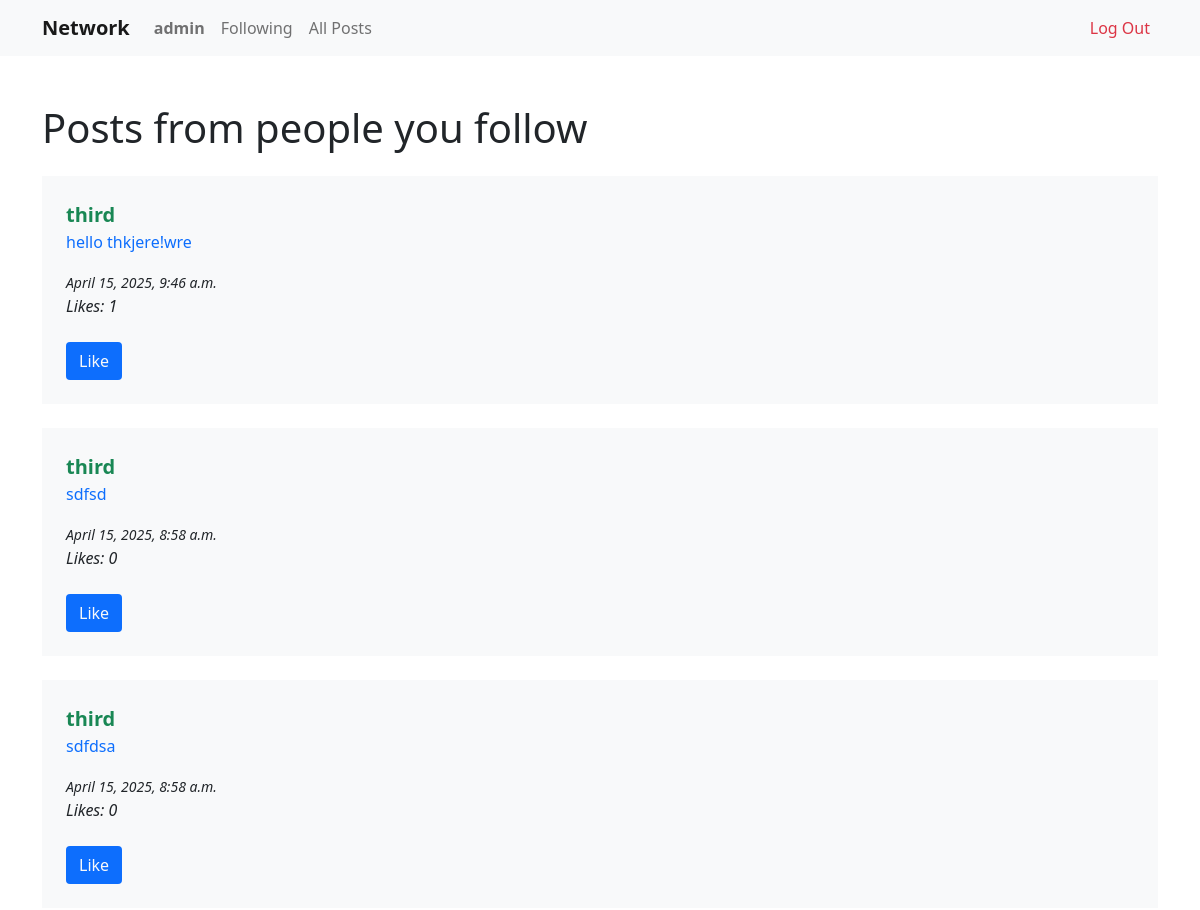
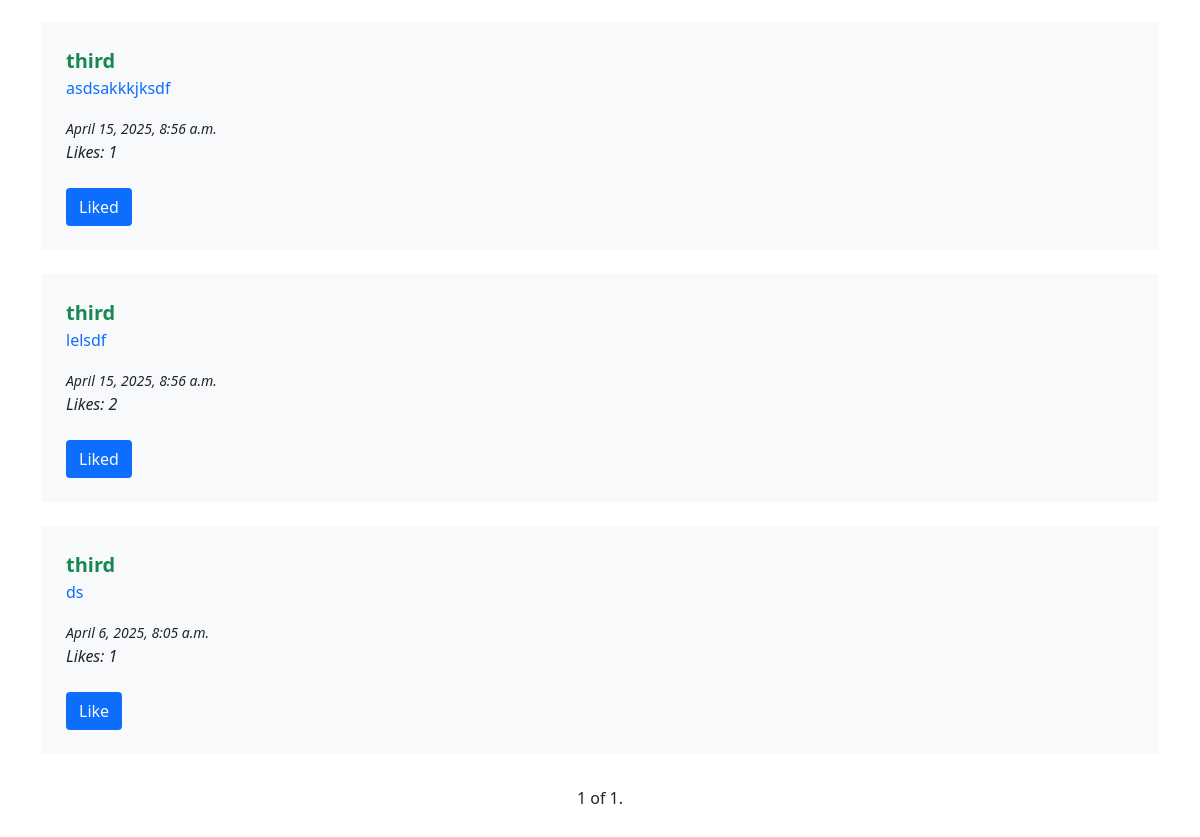
Before: /following (signed in) with the older database file (2 pictures, top to bottom).
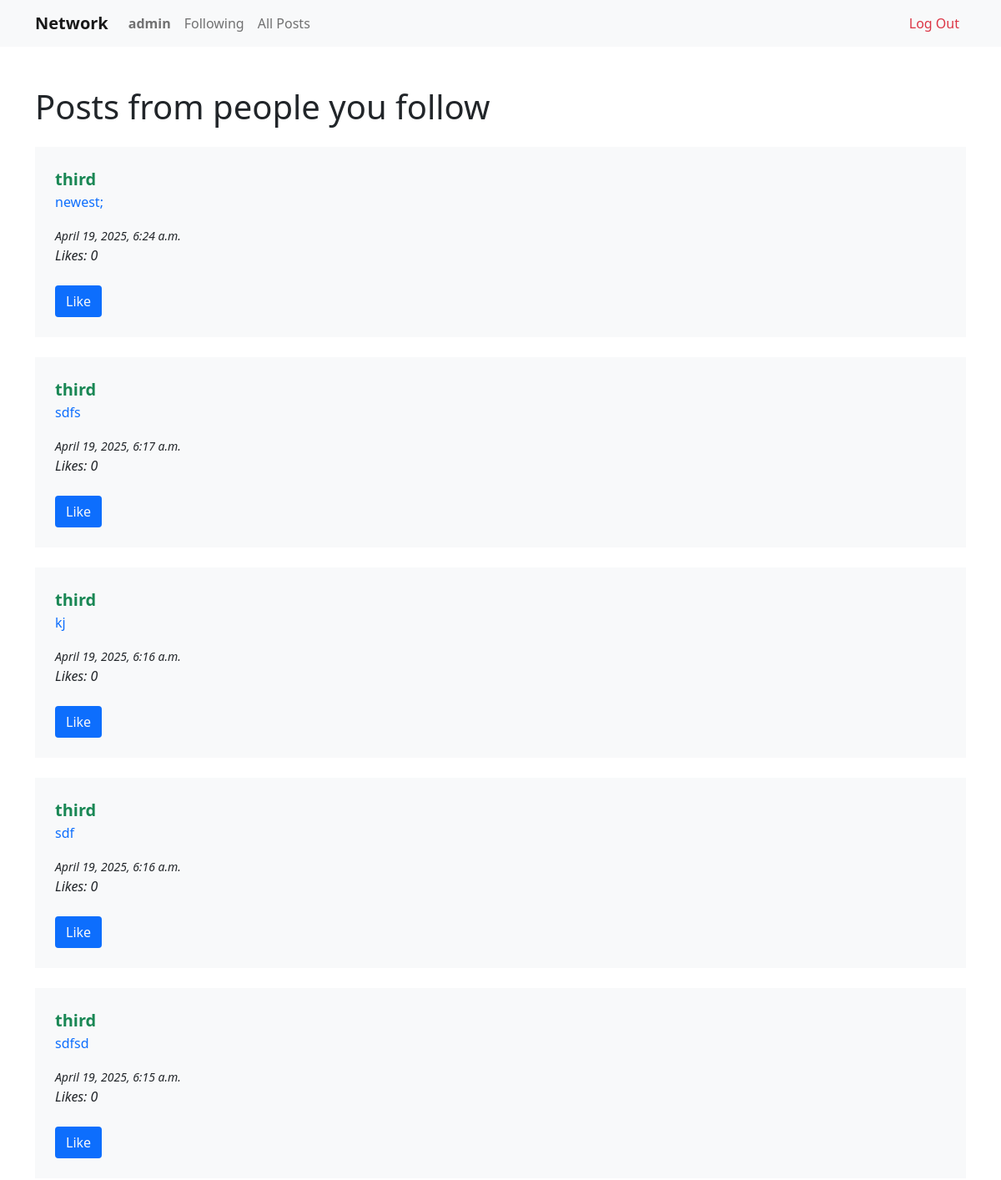
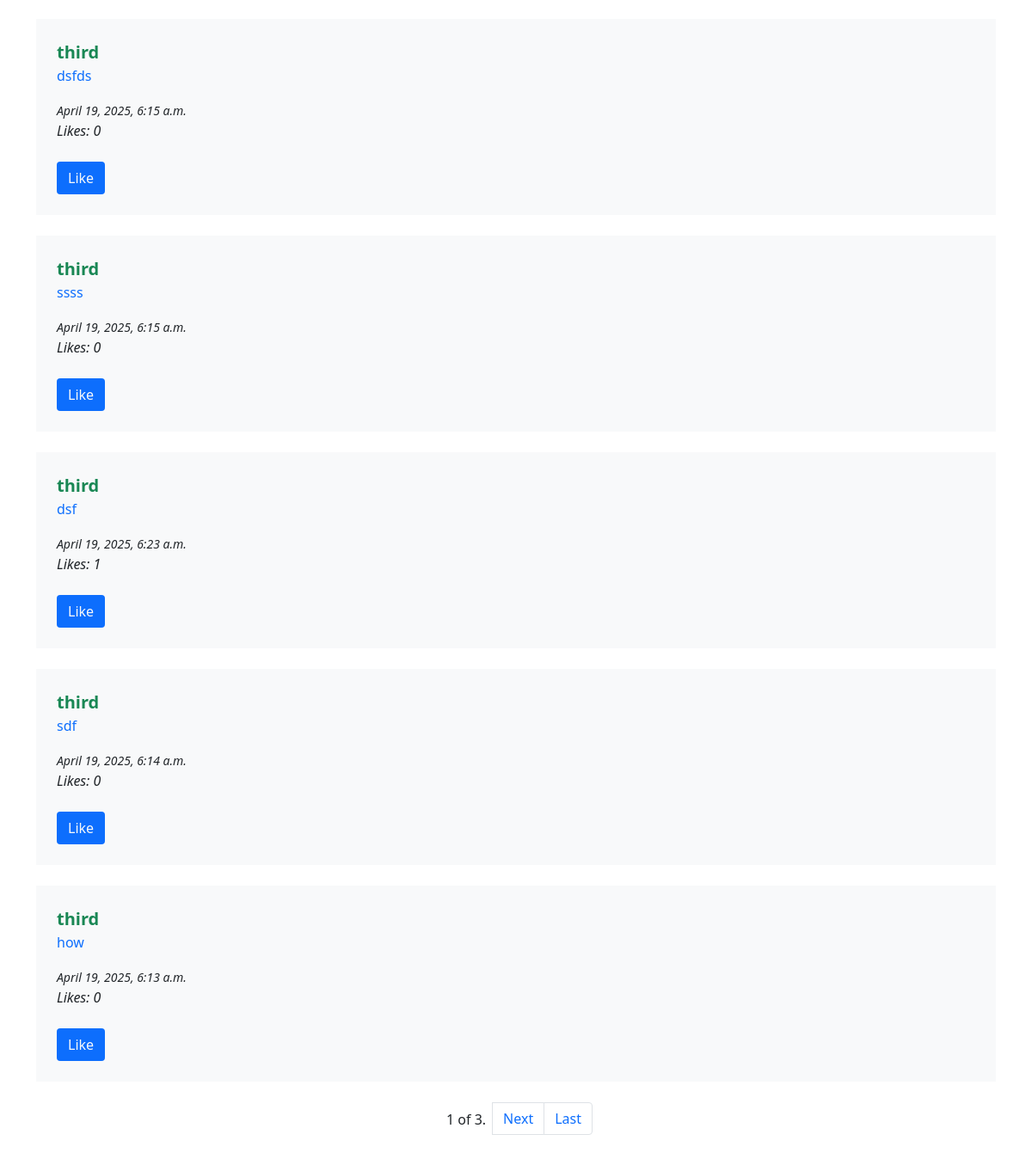
After: the same page with the newer database file (2 pictures, top to bottom).
### network/models.py (models this page shows, shortened)
class Post(models.Model):
  author = models.ForeignKey(User, on_delete=models.CASCADE)
  date_stamp = models.DateTimeField(auto_now_add=True)
  updated_at = models.DateTimeField(auto_now=True)
  content = models.TextField()
  def is_liked_by(self, user):
    return self.likes.filter(user=user).exists()
  def total_likes(self):
    return self.likes.count()

class User(AbstractUser):
    pass

### network/views.py (the view)
# urls.py: path("following", views.FollowingView.as_view(), name="following"),
class FollowingView(BasePostList):
    template_name = 'network/following.html'
    def get_queryset(self):
        following_users = self.request.user.profile.following.values_list("user", flat=True)
        return Post.objects.filter(author__in=following_users).order_by("-date_stamp")

### network/templatetags/dict_filters.py (called while the page is built)
@register.filter
def dict_get(d, key):
    return d.get(key)

### network/views.py (called while the page is built)
    def get_context_data(self, **kwargs):
        content = super().get_context_data(**kwargs)
        if self.request.user.is_authenticated:
            is_liked_by_user = {}
            for post in content["posts"]:
                is_liked_by_user[post.id] = post.is_liked_by(self.request.user)
            content["is_liked_by_user"] = is_liked_by_user
        return content

### network/templates/network/following.html (shortened to what this page needs)
{% extends "network/layout.html" %}
{% load static %}
{% block body %}
<header>
    <h1>Posts from people you follow</h1>
</header>
<main>
    {% include 'network/posts_list.html' %}
</main>
<footer>
    {% include 'network/pagination.html' %}
</footer>
{% endblock %}

### network/templates/network/posts_list.html (shortened to what this page needs)
{% load dict_filters %}
<div class="post_list">
    {% for post in posts %}
    <div class="post bg-light p-2 p-lg-4 my-2 my-lg-4" data-post-id="{{ post.id }}">
        <strong><a href="{% url 'profile' post.author %}"
                class="text-success text-decoration-none fw-bold fs-5">{{post.author}}</a></strong>
        <p class="text-primary">{{post.content}}</p>
        <small class="fst-italic">
            {% if post.updated_at %}
            {{ post.updated_at }}
            {% else %}
            {{post.date_stamp}}
            {% endif %}
        </small>
        <div class="total_likes fst-italic mb-2 mb-lg-4">Likes: {{ post.total_likes }}</div>
        {% if user.is_authenticated %}
        <button class="like-btn btn bg-primary text-light">
            {% with post_id=post.id %}
            {% if is_liked_by_user|dict_get:post_id %}
            Liked
            {% else %}
            Like
            {% endif %}
            {% endwith %}
        </button>
        {% endif %}
    </div>
    {% endfor %}
</div>

Changed rows visible on the page:
no longer on this page (row edited): Post: author "third", content "hello thkjere!wre", updated_at "April 15, 2025, 9:46 a.m.", total_likes "1", shows "Like"
no longer on this page (row unchanged): Post: author "third", content "sdfsd", updated_at "April 15, 2025, 8:58 a.m.", total_likes "0", shows "Like"
no longer on this page (row unchanged): Post: author "third", content "sdfdsa", updated_at "April 15, 2025, 8:58 a.m.", total_likes "0", shows "Like"
no longer on this page (row unchanged): Post: author "third", content "asdsakkkjksdf", updated_at "April 15, 2025, 8:56 a.m.", total_likes "1", shows "Liked"
no longer on this page (row unchanged): Post: author "third", content "lelsdf", updated_at "April 15, 2025, 8:56 a.m.", total_likes "2", shows "Liked"
no longer on this page (row unchanged): Post: author "third", content "ds", updated_at "April 6, 2025, 8:05 a.m.", total_likes "1", shows "Like"
added Post: author "third", content "newest;", updated_at "April 19, 2025, 6:24 a.m.", total_likes "0", shows "Like"
added Post: author "third", content "sdfs", updated_at "April 19, 2025, 6:17 a.m.", total_likes "0", shows "Like"
added Post: author "third", content "kj", updated_at "April 19, 2025, 6:16 a.m.", total_likes "0", shows "Like"
added Post: author "third", content "sdf", updated_at "April 19, 2025, 6:16 a.m.", total_likes "0", shows "Like"
added Post: author "third", content "sdfsd", updated_at "April 19, 2025, 6:15 a.m.", total_likes "0", shows "Like"
added Post: author "third", content "dsfds", updated_at "April 19, 2025, 6:15 a.m.", total_likes "0", shows "Like"
added Post: author "third", content "ssss", updated_at "April 19, 2025, 6:15 a.m.", total_likes "0", shows "Like"
added Post: author "third", content "dsf", updated_at "April 19, 2025, 6:23 a.m.", total_likes "1", shows "Like"
added Post: author "third", content "sdf", updated_at "April 19, 2025, 6:14 a.m.", total_likes "0", shows "Like"
added Post: author "third", content "how", updated_at "April 19, 2025, 6:13 a.m.", total_likes "0", shows "Like"
Other visible differences:
{{ page_obj.paginator.num_pages }}: "1" → "3"
text now shown: "Next Last"
